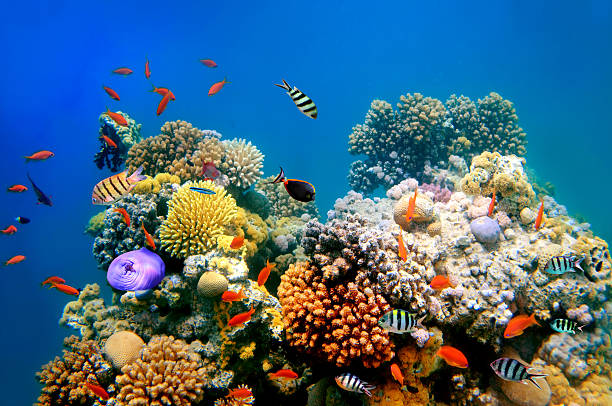
#> input picture image.jpg, 612 x 406 px
$ python img_transforms.py
#> lines starting #> are read from the running program, lines starting #| are printed output that depends on the picture
#> further down, img is the input picture: shape (406, 612, 3); mean R, G, B 66.9, 104.8, 129.9
# Hien Dao 1001912046
# CSE 4310 - Fundamentals of Computer Vision

import numpy as np
from numpy.lib import stride_tricks
import random
import skimage.io as io
import matplotlib.pyplot as plt

def random_crop(img, size):
#> called with size = 20
    height, width = img.shape[0], img.shape[1]
#> height = 406; width = 612
    if (size > 0) and (size <= min(height, width)):
        # Generate random (x,y) location
        x1 = random.randint(0, width-size)
#> x1 = 394
        y1 = random.randint(0, height-size)
#> y1 = 215

        # Compute (x,y) with respect to size input and crop
        x2 = x1 + size
#> x2 = 414
        y2 = y1 + size
#> y2 = 235
        img_crop = img[x1:x2, y1:y2]
        return img_crop
    else:
        print("ERROR: Crop size is larger than input image\n")
        exit(0)

def extract_patch(img, num_patches):
    # Non-overlapping patches of size -> num_patches
    H, W, channels = img.shape[0], img.shape[1], img.shape[2]
    patch_h, patch_w = H // num_patches, W // num_patches
    shape = [num_patches,num_patches] + [patch_h, patch_w, channels]

    # (row, col, patch_row, patch_col)
    strides = [patch_h * s for s in img.strides[:2]] + list(img.strides)

    # Extract patches
    patches = stride_tricks.as_strided(img,
                                       shape=shape,
                                       strides=strides)

    # Save each patch image
    for i in range(num_patches):
        for j in range(num_patches):
            patch_img = patches[i,j]
            io.imsave("patch_"+str(i)+"_"+str(j)+".jpg", patch_img.astype(np.uint8))

def resize_img(img, factor):
    # Get old dimensions from image
#> called with factor = 2
    height, width = img.shape[0], img.shape[1]
#> height = 406; width = 612

    # Get new dimensions from scaling original image
    new_height = int(height * factor)
#> new_height = 812
    new_width = int(width * factor)
#> new_width = 1224

    # Initialize resize image array
    resize_img = np.zeros((new_height, new_width, img.shape[2]),dtype=img.dtype)

    for i in range(new_height):
        for j in range(new_width):
            resize_img[i][j] = img[int(i/factor)][int(j/factor)]

    return resize_img

def rgb_to_hsv(rgb_hsv):
  # Normalize RGB values to be in range of [0,1]
  rgb_hsv = rgb_hsv/255
  r, g, b = rgb_hsv[:,:,0], rgb_hsv[:,:,1], rgb_hsv[:,:,2]

  # Calculating HSV value V
  v = np.max(rgb_hsv, axis=2)

  # Calculating Saturation with Chroma
  chroma = v - np.min(rgb_hsv, axis=2)
  s = np.where(v!=0, chroma/v, 0)

  # Calculating Hue
  # if chroma == 0 in else condition below
  # if v == r:
  hue_comp = np.where((chroma != 0) & (v==r),((g-b)/chroma)%6, 0)
  # if v == g:
  hue_comp = np.where((chroma != 0) & (v==g),((b-r)/chroma)+2, hue_comp)
  # if v == b:
  hue_comp = np.where((chroma != 0) & (v==b),((r-g)/chroma)+4, hue_comp)

  h = 60.0 * hue_comp
  rgb_hsv = np.stack((h,s,v), axis = -1)
  return rgb_hsv


def hsv_to_rgb(hsv_rgb):
  h,s,v = hsv_rgb[:,:,0], hsv_rgb[:,:,1], hsv_rgb[:,:,2]
  h = np.where(h >= 360, h-360, h)
  chroma = v * s
  hue_comp = h / 60
  x = chroma * (1 - abs((hue_comp % 2) - 1))

  # Calculate (R',G',B')
  R_comp =  np.where((hue_comp >= 0) & (hue_comp < 1), chroma,
            np.where((hue_comp >= 1) & (hue_comp < 2), x,
            np.where((hue_comp >= 2) & (hue_comp < 3), 0,
            np.where((hue_comp >= 3) & (hue_comp < 4), 0,
            np.where((hue_comp >= 4) & (hue_comp < 5), x,
            np.where((hue_comp >= 5) & (hue_comp < 6), chroma,0
            ))))))

  G_comp =  np.where((hue_comp >= 0) & (hue_comp < 1), x,
            np.where((hue_comp >= 1) & (hue_comp < 2), chroma,
            np.where((hue_comp >= 2) & (hue_comp < 3), chroma,
            np.where((hue_comp >= 3) & (hue_comp < 4), x,
            np.where((hue_comp >= 4) & (hue_comp < 5), 0,
            np.where((hue_comp >= 5) & (hue_comp < 6), 0,0
            ))))))

  B_comp =  np.where((hue_comp >= 0) & (hue_comp < 1), 0,
            np.where((hue_comp >= 1) & (hue_comp < 2), 0,
            np.where((hue_comp >= 2) & (hue_comp < 3), x,
            np.where((hue_comp >= 3) & (hue_comp < 4), chroma,
            np.where((hue_comp >= 4) & (hue_comp < 5), chroma,
            np.where((hue_comp >= 5) & (hue_comp < 6), x,0
            ))))))

  m = v - chroma

  # Calculate (R,G,B)
  r = (R_comp + m) * 255
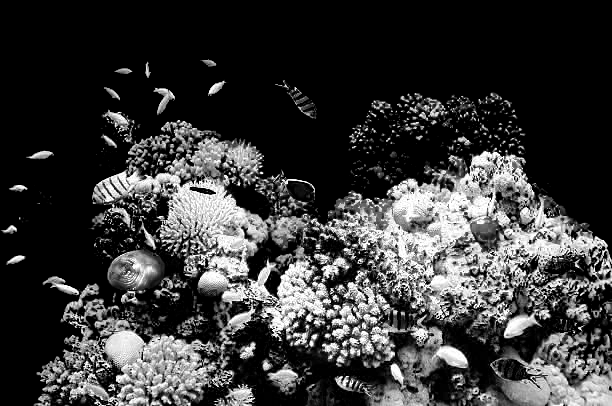
#> r: shape (406, 612) float64; min 0, max 255, mean 57.2
  g = (G_comp + m) * 255
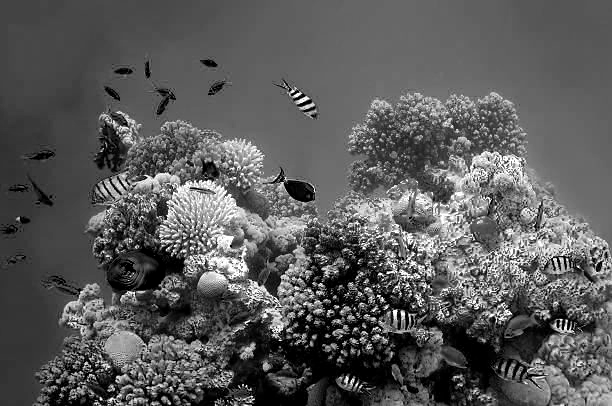
#> g: shape (406, 612) float64; min 0, max 255, mean 90.7
  b = (B_comp + m) * 255
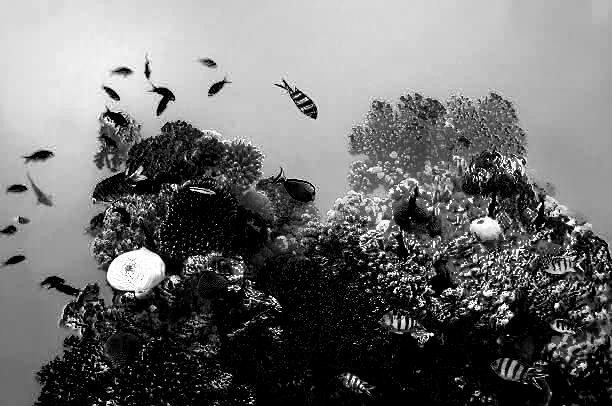
#> b: shape (406, 612) float64; min 0, max 255, mean 110.1
  hsv_rgb = np.stack((r,g,b), axis = -1)
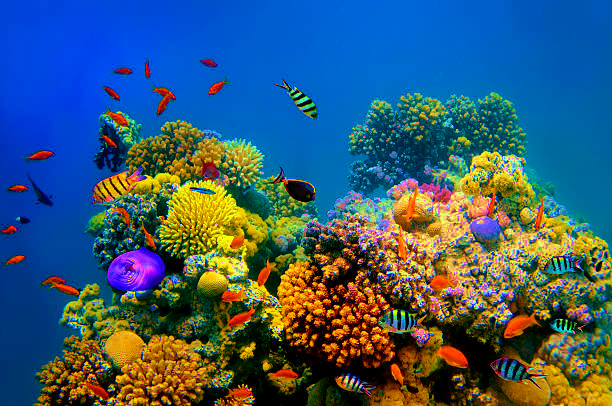
#> hsv_rgb: shape (406, 612, 3) float64; mean of channels 0, 1, 2 57.2, 90.7, 110.1; drawn as R, G, B
  return hsv_rgb

def color_jitter(img, hue, saturation, value):
    if hue < 0 or hue > 360:
        print("The Hue input is out of the range [0,360]")
        exit(0)
    elif saturation < 0 or saturation > 1:
        print("The Saturation input is out of the range [0,1]")
        exit(0)
    elif value < 0 or value > 1:
        print("The Value input is out of the range [0,1]")
        exit(0)

    # Calculate random HSV values by an amount no greater than the given input
    hue = random.uniform(0,hue)
    saturation = random.uniform(0,saturation)
    value = random.uniform(0,value)

    # RGB to HSV
    hsv_img = rgb_to_hsv(img)

    # Command Line HSV Modification Values
    hsv_img[:,:,0] += hue
    hsv_img[:,:,1] = np.clip(hsv_img[:,:,1] + saturation, 0, 1)
    hsv_img[:,:,2] = np.clip(hsv_img[:,:,2] + value, 0, 1)

    # HSV to RGB
    rgb_img = hsv_to_rgb(hsv_img)
    return rgb_img

img = io.imread("image.jpg")

crop_image = random_crop(img,20)
io.imshow(crop_image)
plt.show()

resized_image = resize_img(img,2)
io.imshow(resized_image)
plt.show()

jitter_image = color_jitter(img,100,0.5,0)
io.imshow(jitter_image.astype(np.uint8))
plt.show()

extract_patch(img,3)
#> in extract_patch, `strides = [patch_h * s for s in img.strides[:2]] + list(img.strides)`: strides = [247860, 405, 1836, 3, 1]
#> the loop in extract_patch, `for i in range(num_patches):` made 3 passes
#> pass 1, in extract_patch, `io.imsave("patch_"+str(i)+"_"+str(j)+".jpg", patch_img.astype(np.uint8))`:
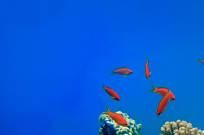
#> saved as patch_0_0.jpg: shape (135, 204, 3); mean R, G, B 9.2, 92.2, 212.3
#> pass 1, in extract_patch, `io.imsave("patch_"+str(i)+"_"+str(j)+".jpg", patch_img.astype(np.uint8))`:
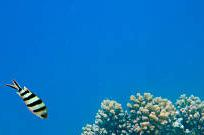
#> saved as patch_0_2.jpg: shape (135, 204, 3); mean R, G, B 14.8, 118.3, 192.5
#> after the loop in extract_patch, `for i in range(num_patches):`:
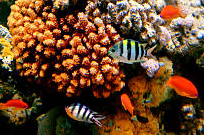
#> patch_img: shape (135, 204, 3); mean of channels 0, 1, 2 103, 67.6, 40.8; drawn as R, G, B

$ run again, with campus_000.jpg copied over image.jpg
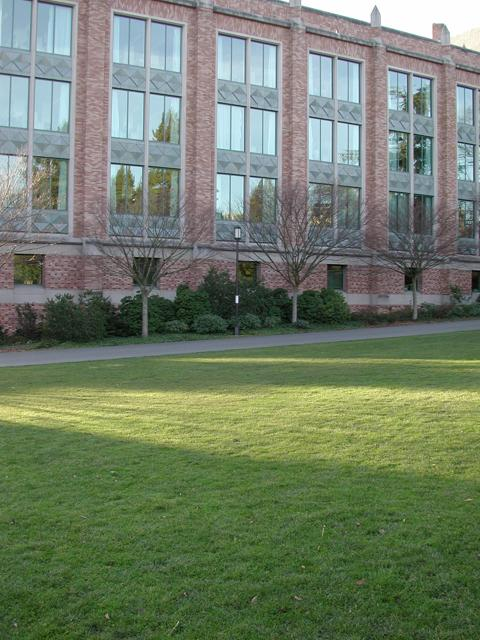
#> input picture campus_000.jpg, 480 x 640 px
#> img is the input picture: shape (640, 480, 3); mean R, G, B 112.5, 125.9, 103.6
#> in hsv_to_rgb, `hsv_rgb = np.stack((r,g,b), axis = -1)`:
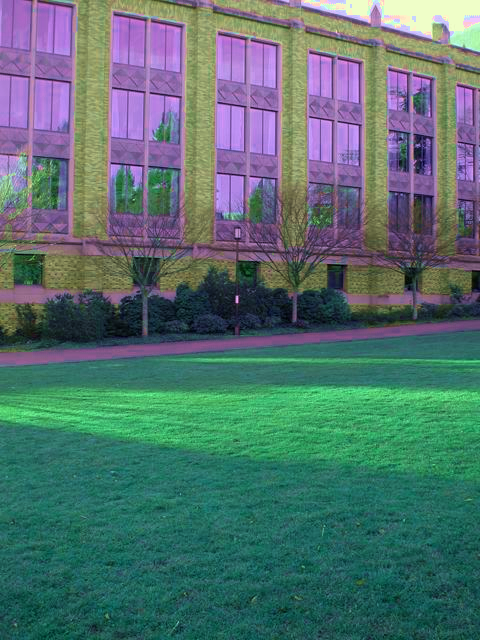
#> hsv_rgb: shape (640, 480, 3) float64; mean of channels 0, 1, 2 84.7, 113.4, 111.2; drawn as R, G, B
#> strides = [306720, 639, 1440, 3, 1]
#> after the loop in extract_patch, `for i in range(num_patches):`:
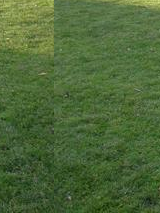
#> patch_img: shape (213, 160, 3); mean of channels 0, 1, 2 77.3, 103.6, 55.8; drawn as R, G, B

$ run again, with campus_001.jpg copied over image.jpg
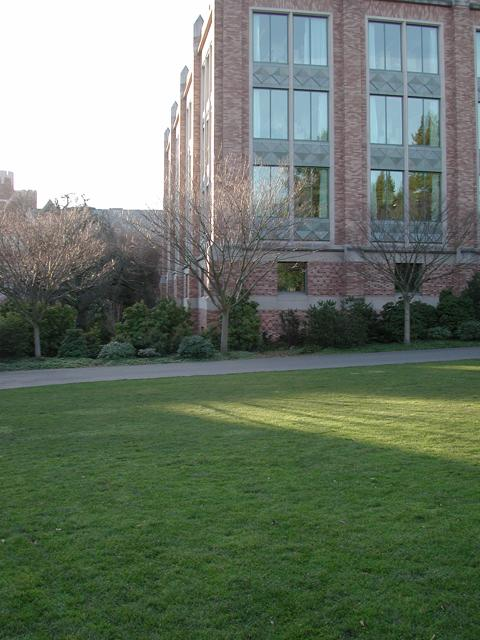
#> input picture campus_001.jpg, 480 x 640 px
#> img is the input picture: shape (640, 480, 3); mean R, G, B 106.5, 119.2, 103.6
#> in hsv_to_rgb, `hsv_rgb = np.stack((r,g,b), axis = -1)`:
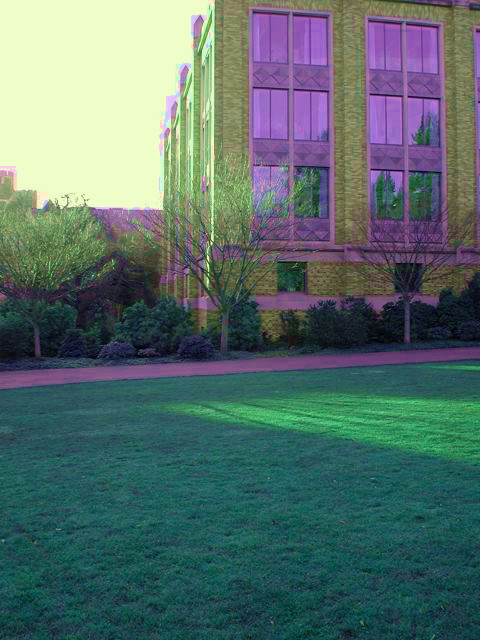
#> hsv_rgb: shape (640, 480, 3) float64; mean of channels 0, 1, 2 88.1, 110.4, 106.2; drawn as R, G, B
#> strides = [306720, 639, 1440, 3, 1]
#> after the loop in extract_patch, `for i in range(num_patches):`:
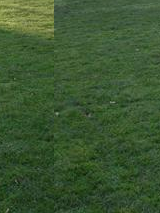
#> patch_img: shape (213, 160, 3); mean of channels 0, 1, 2 59.4, 86.2, 48.8; drawn as R, G, B
